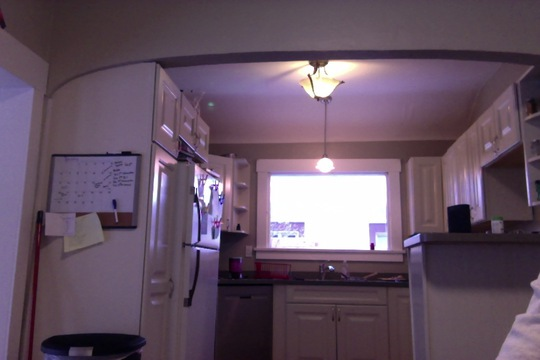
#> input picture n1_small.jpg, 540 x 360 px
$ jupyter execute --allow-errors keypoint_matching.ipynb
#> lines starting #> are read from the running program, lines starting #| are printed output that depends on the picture
# Feature Matching

## Corner detection for matching
We have spent a good deal of time thinking about how to extract *good* points from images, where *good* in this case implies that they change alot in all directions, which makes them possible to localize.  Because these features are relatively rare (how many really good keypoints did you extract in the last notebook?), it stands to reason that they might be robust to changes in the image.  **Take two overlapping photos with a phone or webcam.  Run Harris Corner Detection on each, and think about whether the keypoints extracted in image 1 correspond to those in image 2.  How much of the time?**

[cell 1]
import numpy as np
import matplotlib.pyplot as plt

def gaussian(sz, sigma):
    out = np.zeros((sz, sz))
    ofs = sz // 2
    for j in range(sz):
        for k in range(sz):
            m, n = j - ofs, k - ofs
            out[j, k] = np.exp(-(m*m + n*n)/(2*sigma*sigma))
    return out/out.sum()

def convolve(g, h, step=1):
    ''' Need to preserve dimensions.'''
    out = np.zeros((g.shape))
    k = h.shape[0]
    ofs = k // 2
    for i in range(k, g.shape[0], step):
        for j in range(k, g.shape[1], step):
            sub_img = g[i-k:i, j-k:j]
            t = sub_img * h
            out[i-ofs, j-ofs] = t.sum()
    return out

def harris_response(I, sz=9, sigma=2):
    gauss = gaussian(sz, sigma)
    sobel = np.array([[-1, 0, 1], [-2, 0, 2], [-1, 0, 1]])
    Iu = convolve(I, sobel)
    Iv = convolve(I, sobel.T)
    Iuu = convolve(Iu*Iu, gauss)
    Ivv = convolve(Iv*Iv, gauss)
    Iuv = convolve(Iu*Iv, gauss)
    denom = Iuu + Ivv + 1e-10
    num = Iuu*Ivv - Iuv*Iuv
    out = num / denom
    out[out == np.nan] = 0
    return out

[cell 2]
i1 = plt.imread('n1_small.jpg')
#> i1 is the input picture: shape (360, 540, 3); mean R, G, B 100.7, 82.2, 98.3
i2 = plt.imread('n2_small.jpg')
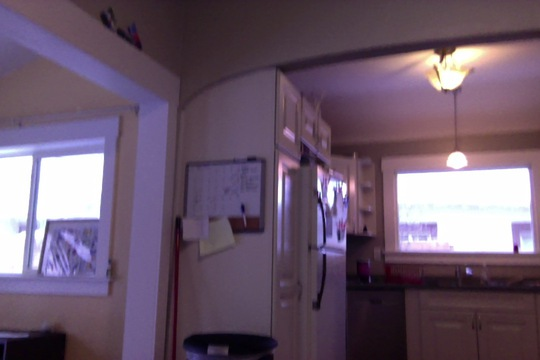
#> input picture n2_small.jpg, 540 x 360 px
#> i2 is the input picture: shape (360, 540, 3); mean R, G, B 107.6, 89, 107.7
i1 = i1.mean(axis=2)
#> i1: shape (360, 540) float64
i2 = i2.mean(axis=2)
#> i2: shape (360, 540) float64
h1 = harris_response(i1)
h2 = harris_response(i2)
#> call 2 of harris_response, with sz = 9, sigma = 2
#> after the loop in convolve (call 7), `for i in range(k, g.shape[0], step):`:
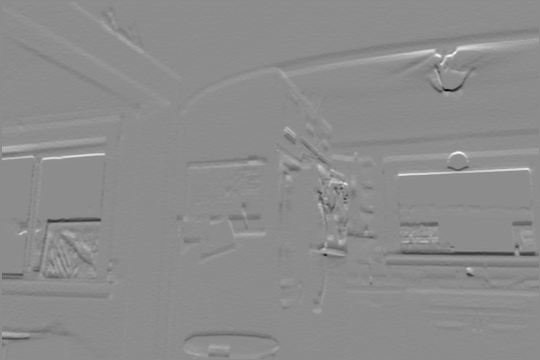
#> out: shape (360, 540) float64; min -643, max 522.7, mean -0.4; drawn with min black and max white
#> after the loop in convolve (call 10), `for i in range(k, g.shape[0], step):`:
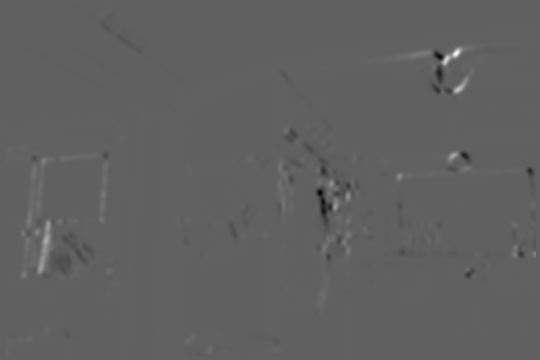
#> out: shape (360, 540) float64; min -35478.5, max 57925.4, mean 54.7; drawn with min black and max white
#> in harris_response (call 2), `out = num / denom`:
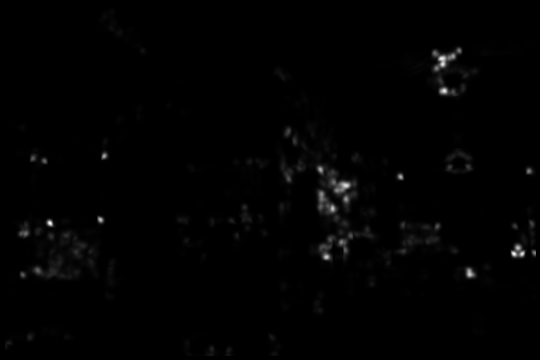
#> out: shape (360, 540) float64; min -5.85e-20, max 21853.7, mean 200.5; drawn with min black and max white
fig, axs = plt.subplots(ncols=2, figsize=(12, 8))
axs[0].imshow(h1)
axs[1].imshow(h2)
plt.show()

## Descriptor extraction
Of course, having to determine matches by hand would go against our principles of automation.  What we want is to determine the correspondences between features in two (or more) images automatically.  While your readings of Szeliski 4.1 have probably made you think that this is a complicated process involving histograms of gradients and complex transforms of image patches, we can produce a surprisingly effective keypoint matching technique using simple sum square error.  First, we need to come up with our feature *descriptor*.  This is just a little chunk of data that describes our keypoint.  It needs to cover some area: just recording the intensity of the pixel at the corner isn't going to do the trick because this value is so non-unique.  At the same time, it shouldn't be too big: matching areas that are too large is expensive and potentially leads to some confusion between keypoints whose feature descriptors overlap in image space.  For now, for each keypoint let's just extract the image intensities of an $l \times l$ patch centered at the keypoint location.  While we could do something more fancy, let's call this little patch of image centered at the keypoint our *descriptor*.  **Extract descriptors for the top n=100 keypoints in both the images taken above.  (Hint: l=21 is often a good choice).**

[cell 3]
def is_max(H, i, j):
    center_val = H[i, j]
    all_i = [i-1, i, i+1, i-1, i+1, i-1, i, i+1]
    all_j = [j-1, j-1, j-1, j, j, j+1, j+1, j+1]
    if np.all(H[all_i, all_j] < center_val):
        return True
    return False

def local_max(H):
    x = []
    y = []
    for i in range(H.shape[0]):
        for j in range(H.shape[1]):
            try:
                if is_max(H, i, j):
                    x.append(i)
                    y.append(j)
            except IndexError as e:
                continue
    return x, y

def filter_local_max(H, x, y, n=100):
    '''x, y: lists/arrays of the local maxima's points'''
    y_sort = [Y for (Y, X) in sorted(zip(y, x),  key=lambda k:H[k[0], k[1]])]
    x_sort = [X for (Y, X) in sorted(zip(y, x),  key=lambda k:H[k[0], k[1]])]
    return np.asarray(y_sort[-n:]), np.asarray(x_sort[-n:])

def extract_descriptors(I, x, y, ks=21):
    '''x, y are lists of keypoints.'''
#> called with x = array of shape (100,), y = array of shape (100,), ks = 21
    assert len(x) == len(y)
    ofs = ks // 2
    out = []
    x_out = []
    y_out = []
    for xx, yy in zip(x, y):
        sub = I[xx-ofs:xx+ofs+1, yy-ofs:yy+ofs+1]
        if sub.shape[0] == ks and sub.shape[1] == ks:
            x_out.append(xx)
            y_out.append(yy)
            out.append(sub)
#> this loop made 100 passes
#> (xx, yy) on passes 1 to 12: (350, 73), (250, 258), (258, 259), (256, 404), (253, 257), (261, 403), (160, 138), (92, 183), (169, 335), (220, 484), (236, 48), (247, 187)
    return np.stack(out), np.asarray(y_out), np.asarray(x_out)

[cell 4]
x1, y1 = local_max(h1)
x2, y2 = local_max(h2)
x1, y1 = filter_local_max(h1, y1, x1)
x2, y2 = filter_local_max(h2, y2, x2)

[cell 5]
d1, out_x1, out_y1 = extract_descriptors(i1, x1, y1)
d2, out_x2, out_y2 = extract_descriptors(i2, x2, y2)
#> the loop in extract_descriptors (call 2), `for xx, yy in zip(x, y):` made 100 passes
#> (xx, yy) on passes 1 to 12: (206, 281), (250, 454), (342, 8), (261, 90), (219, 249), (157, 467), (156, 453), (209, 347), (275, 62), (162, 300), (237, 411), (348, 211)
#> pass 1, in extract_descriptors (call 2), `sub = I[xx-ofs:xx+ofs+1, yy-ofs:yy+ofs+1]`:
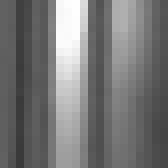
#> sub: shape (21, 21) float64 (shown 8 times larger); min 57.67, max 254, mean 118.2
ind = np.random.choice(len(d2), size=len(d2), replace=False)
d2 = d2[ind]
out_x2 = out_x2[ind]
out_y2 = out_y2[ind]

## Descriptor matching
Now that we have extracted features, we need to form correspondences between features in each image via *matching*.  While there are many more efficient ways to perform feature matching, oftentimes the simplest and most effective method is the so-called brute force method: for each descriptor in image 1, compare it to each descriptor in image 2, and determine the one that is the best match.  To do this we need to define a mathematical value for what constitutes a good match.  In this case, I suggest using *z-normalized sum squared error*, e.g.

$$
\hat{D}_i = \frac{D_i - \bar{D_i}}{\mathrm{std}(D_i)}
$$
$$
\hat{D}_j = \frac{D_j - \bar{D_j}}{\mathrm{std}(D_j)}
$$
$$
E_{ij} = \sum_{p} (D_{i,p} - D_{j,p})^2,
$$
where $D_i$ is the $i-$th keypoint descriptor for image 1 and $D_j$ is the $j-$th keypoint descriptor for image 2.  The z-normalization helps to ameliorate difficulties associated with changes in lighting and image intensity.  **Compute $E_{ij}$ for each pair of descriptors, and find the match for which $E_{ij}$ is smallest.  Plot the two images side by side and overlay lines connecting keypoints in each image to their best match in the other image.** An example might look like this:

[cell 6]
def d_hat(d):
    return (d - d.mean()) / np.std(d, ddof=1)

def err(d0, d1):
    out = (d1 - d0)**2
    return out.sum()

def match_descriptors(d1, d2, x1, y1, x2, y2):
    out_1 = []
    out_2 = []
    for d, xx1, yy1 in zip(d1, x1, y1):
        d_h = d_hat(d)
        mn = np.inf
        jj = 0
        for dd, xx2, yy2 in zip(d2, x2, y2):
            dd_h = d_hat(dd)
            e = err(d_h, dd_h)
            if e < mn:
                mn = e
                jj = (xx2, yy2)
        out_1.append((xx1, yy1))
        out_2.append(jj)
#> this loop made 97 passes
#> (xx1, yy1) on passes 1 to 12: (258, 250), (259, 258), (404, 256), (257, 253), (403, 261), (138, 160), (183, 92), (335, 169), (484, 220), (48, 236), (187, 247), (106, 231)
#> pass 1, in err (call 3), `out = (d1 - d0)**2`:
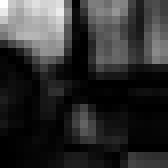
#> out: shape (21, 21) float64 (shown 8 times larger); min 2.32e-08, max 11.74, mean 2.24; drawn with min black and max white
#> after the loop:
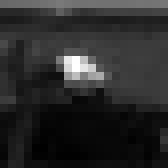
#> d_h: shape (21, 21) float64 (shown 8 times larger); min -1.11, max 5.48, mean -3.22e-17; drawn with min black and max white
#> after the loop:
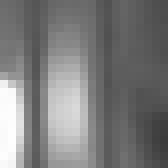
#> dd: shape (21, 21) float64 (shown 8 times larger); min 59.67, max 254.3, mean 123.9
    return np.asarray(out_1), np.asarray(out_2)

def unpack(ls):
    x = []; y = []
    for e in ls:
        x.append(e[0])
        y.append(e[1])
#> this loop made 97 passes
    return np.asarray(x), np.asarray(y)

[cell 7]
ix1, ix2 = match_descriptors(d1, d2, out_x1, out_y1, out_x2, out_y2)

[cell 8]
match_x1, match_y1 = unpack(ix1)
match_x2, match_y2 = unpack(ix2)
#> the loop in unpack (call 2), `for e in ls:` made 97 passes
#> e on passes 1 to 12: [403, 251], [522, 253], [513, 253], [403, 251], [513, 253], [435, 239], [515, 226], [468, 166], [22, 274], [403, 224], [320, 206], [441, 58]
match_x2 += i1.shape[1]

out_im = np.concatenate((i1, i2), axis=1)
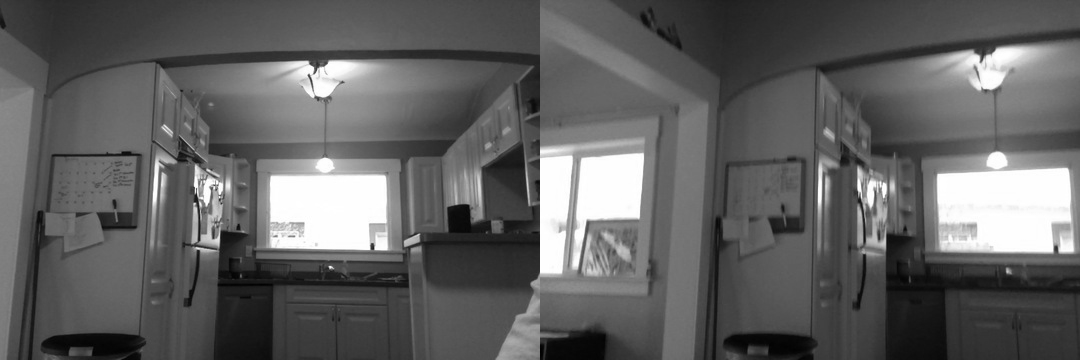
#> out_im: shape (360, 1080) float64; min 1.67, max 255, mean 97.6
plt.figure(figsize=(15, 12))
plt.imshow(out_im, cmap='gray')
plt.plot(y1, x1, 'r.')
plt.plot(y2 + i1.shape[1], x2, 'r.')
for x, y, xx, yy in zip(match_x1, match_y1, match_x2, match_y2):
    plt.plot([x, xx], [y, yy])
#> this loop made 97 passes
#> (x, y, xx, yy) on passes 1 to 12: (258, 250, 943, 251), (259, 258, 1062, 253), (404, 256, 1053, 253), (257, 253, 943, 251), (403, 261, 1053, 253), (138, 160, 975, 239), (183, 92, 1055, 226), (335, 169, 1008, 166), (484, 220, 562, 274), (48, 236, 943, 224), (187, 247, 860, 206), (106, 231, 981, 58)
plt.show()
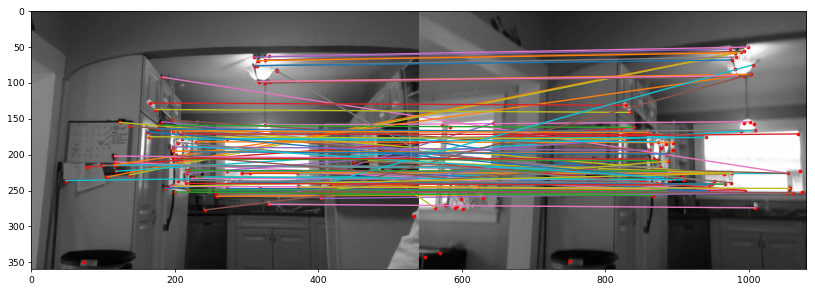
#> figure drawn by matplotlib, 1 panel

Notice the plethora of spurious matches.  We need some way to pare down these matches, keeping only ones that are *robust*.  While it might be tempting to simply threshold on the value of $E_{ij}$, it has been shown (in the Lowe paper assigned as the grad increment) that a better method is to *threshold on the ratio between the best and second best keypoint match*, which is to say that we want to keep matches for which:
$$
E_{i,\mathrm{best}} > r E_{i,\mathrm{second best}},
$$
where $r$ is a threshold value, often taken as $r\in[0.5,0.7]$.  This test ensures that matches are highly unique, and that our procedure isn't arbitrarily choosing between two or more similarly good (or bad) matches.  **Run this test on your computed keypoint matches, filtering out all the matches that fail the test.  Recreate the figure from the above section, but only keeping the matches that pass the ratio test.**

[cell 9]
def match_descriptors_threshold(d1, d2, x1, y1, x2, y2, r=0.7):
    out_1 = []
    out_2 = []
    for d, xx1, yy1 in zip(d1, x1, y1):
        d_h = d_hat(d)
        mn = np.inf
        mn2 = np.inf
        jj = 0
        for dd, xx2, yy2 in zip(d2, x2, y2):
            dd_h = d_hat(dd)
            e = err(d_h, dd_h)
            if e < mn2:
                mn2 = e
                if e < mn:
                    mn2 = mn
                    mn = e
                    jj = (xx2, yy2)
        if mn < r*mn2:
            out_1.append((xx1, yy1))
            out_2.append(jj)
    return np.asarray(out_1), np.asarray(out_2)

#> (a cell that did not finish here is left out)

[cell 11]
match_x1, match_y1 = unpack(ix1)
match_x2, match_y2 = unpack(ix2)
match_x2 += i1.shape[1]

out_im = np.concatenate((i1, i2), axis=1)
plt.figure(figsize=(15, 12))
plt.imshow(out_im, cmap='gray')
plt.plot(y1, x1, 'r.')
plt.plot(y2 + i1.shape[1], x2, 'r.')
i = 0
for x, y, xx, yy in zip(match_x1, match_y1, match_x2, match_y2):
    plt.plot([x, xx], [y, yy])
    i+=1

plt.show()
